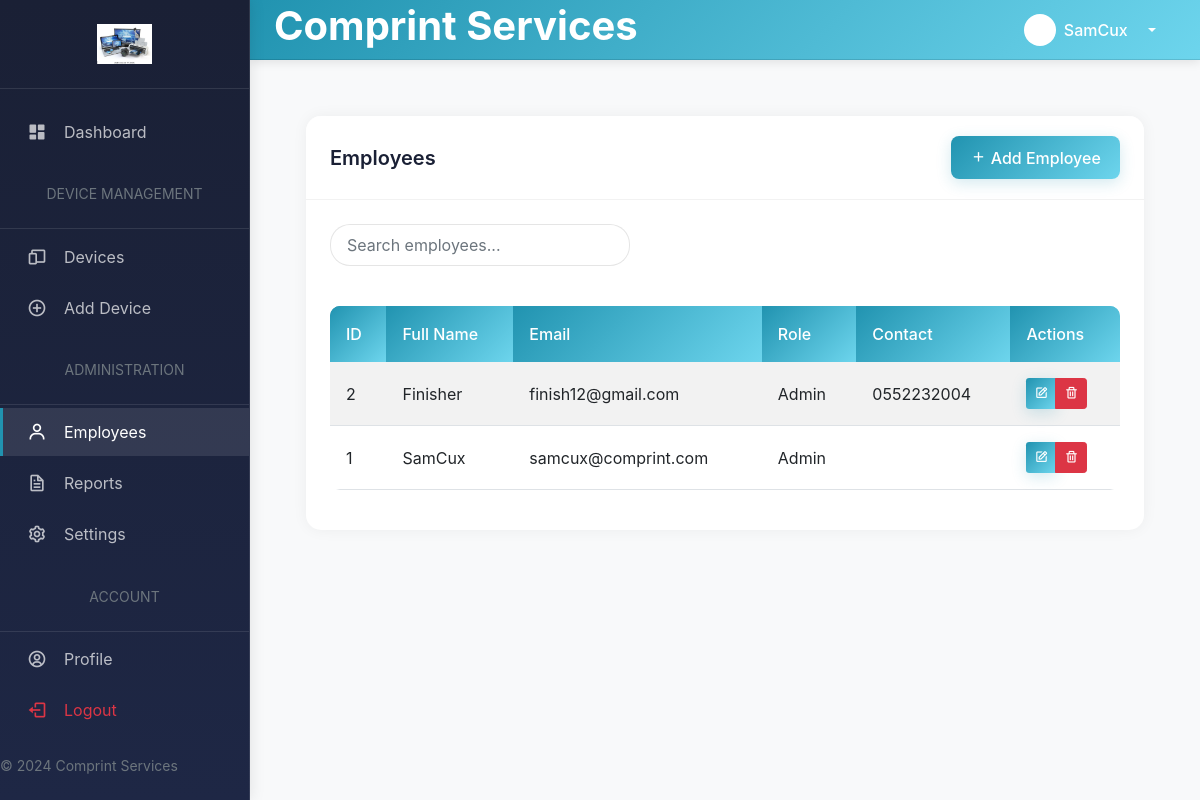
Screenshot of /public/employees.php (signed in) with the database file from the repository.
### tables this page shows
CREATE TABLE `users` (
  `id` int(11) NOT NULL,
  `username` varchar(50) NOT NULL,
  `password` varchar(255) NOT NULL,
  `full_name` varchar(100) NOT NULL,
  `email` varchar(100) NOT NULL,
  `role` enum('admin','employee') NOT NULL,
  `contact_number` varchar(20) DEFAULT NULL,
  `created_at` timestamp NOT NULL DEFAULT current_timestamp(),
  `last_login` timestamp NULL DEFAULT NULL COMMENT 'Tracks user last login time',
  `updated_at` timestamp NOT NULL DEFAULT current_timestamp() ON UPDATE current_timestamp()
);

### classes/User.php (called while the page is built, shortened)
<?php
class User {
    private $conn;
    private $table_name = "users";
    public function __construct($db) {
        $this->conn = $db;
    }
    public function getUserById($id) {
        $query = "SELECT id, username, full_name, email, role, contact_number, created_at, last_login
                 FROM " . $this->table_name .
                 " WHERE id = :id LIMIT 1";
        $stmt = $this->conn->prepare($query);
        $stmt->bindParam(":id", $id);
        $stmt->execute();
        return $stmt->fetch();
    }
    public function getAllEmployees() {
        try {
            $query = "SELECT * FROM users ORDER BY id DESC";
            $stmt = $this->conn->prepare($query);
            $stmt->execute();
            return $stmt->fetchAll(PDO::FETCH_ASSOC);
        } catch (PDOException $e) {
            error_log($e->getMessage());
            return [];
        }
    }
}

### includes/helpers.php (called while the page is built, shortened)
<?php
function h($string) {
    return htmlspecialchars($string, ENT_QUOTES, 'UTF-8');
}

### public/employees.php (the view, shortened to what this page needs)
<?php
require_once "../classes/User.php";
require_once "../includes/helpers.php";
$database = new Database();
$db = $database->getConnection();
$user = new User($db);
$employees = $user->getAllEmployees();
?>
<!DOCTYPE html>
<html lang="en">
<head>
    <link href="../assets/bootstrap/css/bootstrap.min.css" rel="stylesheet">
    <link href="../assets/boxicons/css/boxicons.min.css" rel="stylesheet">
    <link href="../assets/css/style.css" rel="stylesheet">
</head>
<body>
    <?php include "../templates/sidebar.php"; ?>
    <main class="content">
        <?php include "../templates/header.php"; ?>
        <div class="container-fluid p-4">
            <div class="card">
                <div class="card-header d-flex justify-content-between align-items-center">
                    <h5 class="card-title mb-0">Employees</h5>
                    <button class="btn btn-primary" data-bs-toggle="modal" data-bs-target="#addEmployeeModal">
                        <i class="bx bx-plus"></i> Add Employee
                    </button>
                </div>
                <div class="card-body">
                    <div class="search-box">
                        <input type="text" id="searchInput" class="form-control" placeholder="Search employees...">
                    </div>
                    <div class="table-responsive">
                        <table class="table table-striped" id="employeesTable">
                            <thead>
                                <tr>
                                    <th>ID</th>
                                    <th>Full Name</th>
                                    <th>Email</th>
                                    <th>Role</th>
                                    <th>Contact</th>
                                    <th>Actions</th>
                                </tr>
                            </thead>
                            <tbody>
                                <?php foreach ($employees as $employee): ?>
                                <tr>
                                    <td><?php echo $employee['id']; ?></td>
                                    <td><?php echo h($employee['full_name']); ?></td>
                                    <td><?php echo h($employee['email']); ?></td>
                                    <td><?php echo ucfirst(h($employee['role'])); ?></td>
                                    <td><?php echo h($employee['contact_number']); ?></td>
                                    <td>
                                        <div class="btn-group btn-group-sm">
                                            <button type="button" class="btn btn-primary edit-employee"
                                                    data-id="<?php echo $employee['id']; ?>">
                                                <i class="bx bx-edit"></i>
                                            </button>
                                            <button type="button" class="btn btn-danger delete-employee"
                                                    data-id="<?php echo $employee['id']; ?>"
                                                    data-name="<?php echo h($employee['full_name']); ?>">
                                                <i class="bx bx-trash"></i>
                                            </button>
                                        </div>
                                    </td>
                                </tr>
                                <?php endforeach; ?>
                            </tbody>
                        </table>
                    </div>
                </div>
            </div>
        </div>
    </main>
</body>
</html>

### templates/header.php (shortened to what this page needs)
<?php
require_once "../classes/User.php";
$user = new User($db);
$user_data = $user->getUserById($_SESSION['user_id']);
?>
<header class="header"
    style="background: var(--primary-gradient); padding: 0.75rem 1.5rem; box-shadow: 0 2px 10px rgba(0,0,0,0.1);">
    <div class="d-flex align-items-center justify-content-between w-100">
        <div class="d-flex align-items-center">
            <div class="header-search d-none d-md-block">
                <h1 class="text-gradient fw-bold">Comprint Services</h1>
            </div>
        </div>
        <div class="header-right d-flex align-items-center">
            <div class="dropdown">
                <button class="btn btn-link dropdown-toggle text-white d-flex align-items-center gap-2" type="button"
                    id="userDropdown" data-bs-toggle="dropdown" style="text-decoration: none;">
                    <div class="d-flex align-items-center bg-white bg-opacity-25 rounded-circle p-2">
                        <i class="bx bx-user text-white"></i>
                    </div>
                    <span class="fw-medium me-2"><?php echo h($user_data['full_name']); ?></span>
                </button>
            </div>
        </div>
    </div>
</header>

### assets/css/style.css (style rules this page uses)
:root { --sidebar-width: 250px; --header-height: 60px; --primary-gradient: linear-gradient(135deg, #2193b0, #6dd5ed); --secondary-gradient: linear-gradient(135deg, #667eea, #764ba2); --primary-color: #2193b0; --secondary-color: #6c757d; --sidebar-bg: linear-gradient(180deg, #1a2035, #1e2745); }
body { overflow-x: hidden; background-color: #f8f9fa; font-family: "Inter", sans-serif; }
.header { position: fixed; top: 0; right: 0; left: var(--sidebar-width); height: var(--header-height); background: #fff; border-bottom: 1px solid rgba(0, 0, 0, 0.1); padding: 0 1.5rem; display: flex; align-items: center; z-index: 999; box-shadow: 0 2px 10px rgba(0, 0, 0, 0.05); }
.content { margin-left: var(--sidebar-width); margin-top: var(--header-height); padding: 2rem; min-height: calc(100vh - var(--header-height)); background: #f8f9fa; }
.card { border: none; box-shadow: 0 0 15px rgba(0, 0, 0, 0.05); transition: transform 0.2s ease-in-out; }
.card-header { background: #fff; border-bottom: 1px solid rgba(0, 0, 0, 0.1); padding: 1rem 1.5rem; }
.btn-primary { background: var(--primary-gradient); border: none; box-shadow: 0 2px 6px rgba(33, 147, 176, 0.3); }
.table { background: #fff; border-radius: 10px; overflow: hidden; }
.table thead th { background: var(--primary-gradient); color: #fff; font-weight: 500; border: none; }
.table thead { background: var(--primary-gradient); }
.table thead th { color: white; font-weight: 500; border: none; padding: 1rem; }
.form-control, .form-select { border-radius: 8px; border: 1px solid rgba(0, 0, 0, 0.1); padding: 0.75rem 1rem; transition: all 0.2s ease; }
.card { border-radius: 15px; overflow: hidden; }
.card-header { background: white; border-bottom: 1px solid rgba(0, 0, 0, 0.05); padding: 1.25rem 1.5rem; }
.card-title { margin: 0; color: #1a2035; font-weight: 600; }
.btn { padding: 0.6rem 1.2rem; border-radius: 8px; font-weight: 500; transition: all 0.3s ease; }
.btn-primary { background: var(--primary-gradient); border: none; box-shadow: 0 4px 15px rgba(33, 147, 176, 0.2); }
.table { margin: 1rem 0 !important; }
.table thead th { padding: 1rem !important; background: linear-gradient(135deg, #2193b0 0%, #6dd5ed 100%); color: white; font-weight: 500; border: none; }
.table tbody td { padding: 1rem !important; vertical-align: middle; }
.card { margin-bottom: 2rem; }
.card-body { padding: 1.5rem; }

### public/employees.php (style rules this page uses)
.search-box { max-width: 300px; margin-bottom: 1.5rem; }
.search-box input { border-radius: 20px; padding: 0.5rem 1rem; }

### templates/header.php (style rules this page uses)
.text-gradient { background: white; -webkit-background-clip: text; -webkit-text-fill-color: transparent; background-clip: text; font-weight: 700; }

### rows the page displays
users: full_name "SamCux", id "1", email "samcux@comprint.com", role "Admin"
users: id "2", full_name "Finisher", email "finish12@gmail.com", role "Admin", contact_number "0552232004"
